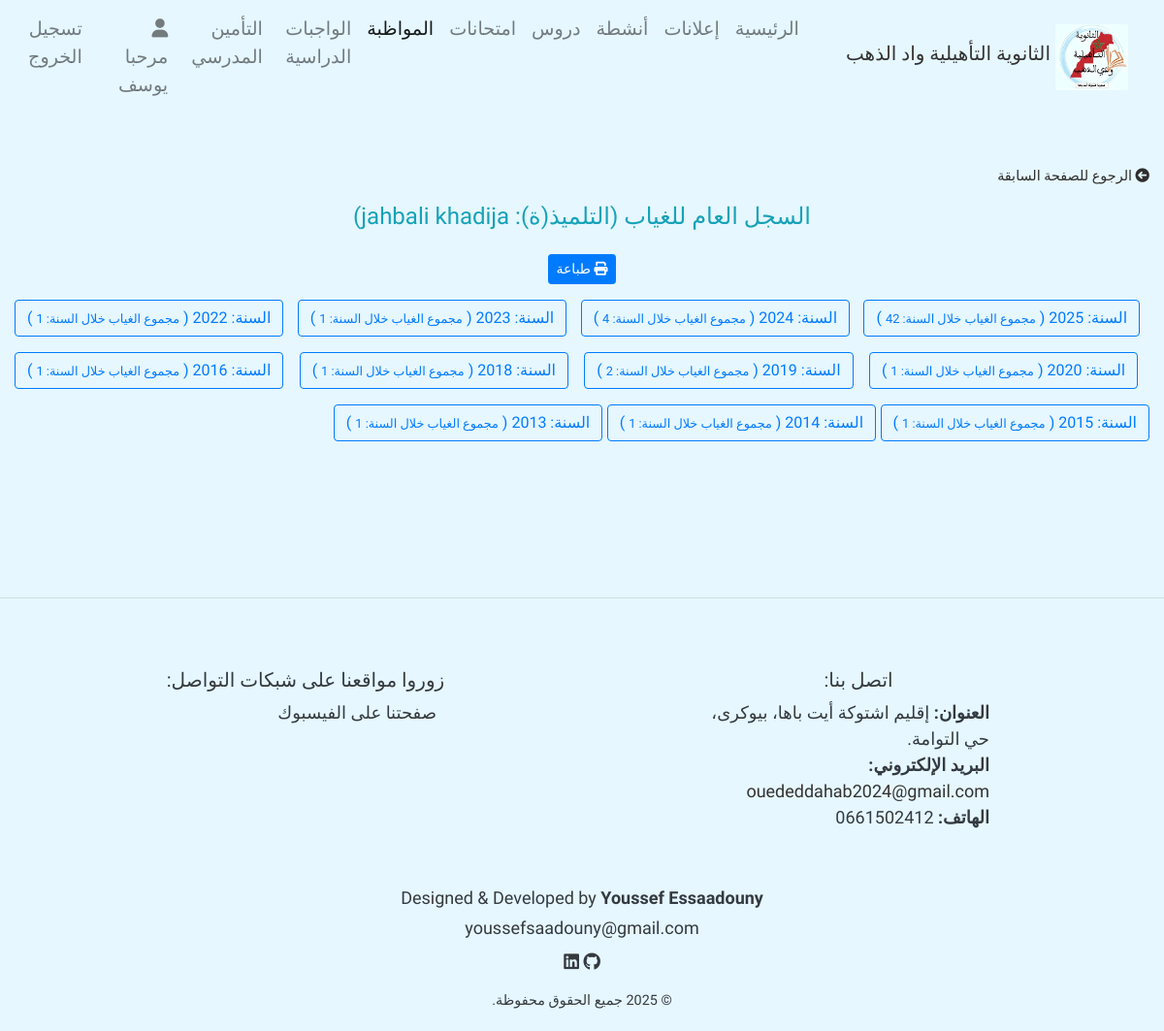
Screenshot of /studentTotalAbsence/12 (signed in) with the database file from the repository.
### home/models.py (models this page shows, shortened)
class UserProfile(models.Model):
    user = models.ForeignKey(User, on_delete = models.CASCADE)
    firstname = models.CharField(max_length = 100)
    lastname = models.CharField(max_length = 100)
    User_Type = models.CharField(max_length = 100, null = True, blank = True)
    email = models.EmailField(null = True, blank=  True)

class Student(models.Model):
    code = models.CharField(max_length = 50, null = True, blank = True)
    prenom = models.CharField(max_length = 50)
    nom = models.CharField(max_length = 50)
    sections = models.ForeignKey(Section, related_name="students", blank = True, null = True, on_delete = models.SET_NULL)
    number_phone = models.CharField(max_length = 14, null = True, blank = True)
    def get_non_justify(self, year, month):
        start_date = datetime(year, month, 1)
        if month == 12:
            end_date = datetime(year + 1, 1, 1)
        else:
            end_date = datetime(year, month + 1, 1)
        return Absence.objects.filter(
            student=self,
            status="غير مبرر",
            dateTime__gte=start_date,
            dateTime__lt=end_date
        ).count()

### home/decorator.py (the view)
        def wrapper_funct(request, *args, **kwargs):
            group = None
            if request.user.groups.exists():
                group = request.user.groups.values_list('name', flat = True)
                if any(g in allowed_roles for g in group) :
                    return view_func(request, *args, **kwargs)
            else:
                return HttpResponse('أنت غير مؤهل لزيارة هذه الصفحة.')

### home/decorator.py (called while the page is built)
def allowed_user(allowed_roles = []):
    def decorator(view_func):
        def wrapper_funct(request, *args, **kwargs):
            group = None
            if request.user.groups.exists():
                group = request.user.groups.values_list('name', flat = True)
                if any(g in allowed_roles for g in group) :
                    return view_func(request, *args, **kwargs)
            else:
                return HttpResponse('أنت غير مؤهل لزيارة هذه الصفحة.')
        return wrapper_funct
    return decorator

### home/models.py (called while the page is built)
    def __str__(self):
        return f' {self.title} من الفترة {self.period} '

### home/templatetags/custom_filter.py (called while the page is built)
@register.filter
def get_item(dictionary, key):
    try:
        if dictionary is not None and key is not None:
            return dictionary.get(key)
    except AttributeError:
        pass
    return None

@register.filter
def get_month(number):
    return ARABIC_MONTHS.get(number)

### templates/pages/attendance/absence/studentTotalAbsence.html (shortened to what this page needs)
{% extends 'base.html' %}
{% load static %}
{% load custom_filter %}
{% block content %}
<div class="container-fluid my-5">
    <div class="mb-3 text-start">
        <a href="{% url 'studentAbsence' student.id %}" class="text-decoration-none" style="color: inherit; font-size: 0.9rem;">
            <i class="fas fa-arrow-circle-left me-1"></i> الرجوع للصفحة السابقة
        </a>
    </div>
    <div class="mb-4 text-center text-info">
        <h4>
            السجل العام للغياب (التلميذ(ة): {{ student.prenom }} {{ student.nom }})
        </h4>
    </div>
    <div class="text-center mb-3">
        <button class="btn btn-sm btn-primary" onclick="window.print()">
            <i class="fas fa-print me-1"></i> طباعة
        </button>
    </div>
    {% for year, absences in grouped_absence.items %}
        <div class="mb-3 d-inline">
            <p class="d-inline-flex gap-1">
                <a class="btn btn-outline-primary" data-toggle="collapse" href="#collapseYear{{ year }}" role="button" aria-expanded="false" aria-controls="collapseYear{{ year }}">
                    السنة: {{ year }} (
                        <small>مجموع الغياب خلال السنة: {% with yearCount|get_item:year as total %}{{ total }}{% endwith %}</small>
                    )
                </a>
            </p>
        </div>
    {% empty %}
        <p class="text-center text-muted">لا توجد بيانات غياب متاحة.</p>
    {% endfor %}
</div>
{% endblock %}

### templates/parts/navbar.html (shortened to what this page needs)
 {% load static %}
 <nav class="navbar navbar-expand-lg navbar-light " style="font-size:medium; font-weight:normal; text-align: right" dir="rtl">
        <a href="/" class="navbar-brand text-center d-flex align-items-center">
            <img src="{% static 'photos/oued-eddahab.jpg' %}" alt="شعار الثانوية التأهيلية واد الذهب  ">
            <h5>الثانوية التأهيلية واد الذهب  </h5>
        </a>
        <div id="navbarContent" class="collapse navbar-collapse justify-content-center">
            <ul class="navbar-nav" style="border-radius:2px; color:#f8f9fa">
                <li class="nav-item {% if request.path == '/' %} active {% endif %} "><a href="/" class="nav-link">  الرئيسية</a></li>
                <li class="nav-item {% if request.resolver_match.url_name == 'announce' or request.resolver_match.url_name == 'add_announce' %} active {% endif %}"><a href="{% url 'announce' %}" class="nav-link">إعلانات</a></li>
                <li class="nav-item {% if request.resolver_match.url_name == 'ShowActivities' or request.resolver_match.url_name == 'add_activity' %} active {% endif %}"><a href="{% url 'ShowActivities' %}" class="nav-link">أنشطة</a></li>
                <li class="nav-item   "><a href=" {% if 'admin' in request.user.groups.all|join:',' or 'teacher' in request.user.groups.all|join:',' or 'general_surveillance' in request.user.groups.all|join:','  %} {% url 'UserCourseList' %} {% else %} {% url 'course_res' %} {% endif %} " class="nav-link">دروس</a></li>
                <li class="nav-item "><a href="{% url 'exams' %}" class="nav-link">امتحانات</a></li>
                {% if 'admin' in request.user.groups.all|join:", " or 'general_surveillance' in request.user.groups.all|join:", " %}
                <li class="nav-item {% if request.path == '/classes/' or request.path == '/ClassStudents/' or request.resolver_match.url_name == 'studentTotalAbsence' or request.resolver_match.url_name == 'studentAbsence' or request.resolver_match.url_name == 'StudentAttendance' or request.resolver_match.url_name == 'ClassStudents' or request.resolver_match.url_name == 'add_reports' or request.resolver_match.url_name == 'studentTotalreports' %} active {% endif %}"><a href="{% url 'classes' %}" class="nav-link seasonsDropdown"> المواظبة </a></li>
                {% endif %}
                {% if 'admin' in request.user.groups.all|join:", " or 'teacher' in request.user.groups.all|join:", "  or 'student' in request.user.groups.all|join:", " %}
                <li class="nav-item "><a href=" {% if 'student' in request.user.groups.all|join:',' %} {% url 'homeWork' %} {% else %} {% url 'UserHomeWorkList' %} {% endif %} " class="nav-link seasonsDropdown"> الواجبات الدراسية</a></li>
                {% endif %}
                {% if 'bursar' in request.user.groups.all|join:", "  %}
                <li class="nav-item {% if request.path == '/add_insurance/' %} active {% endif %}"><a href="{% url 'add_insurance' %}" class="nav-link seasonsDropdown">  التأمين المدرسي</a></li>
                {% endif %}
                {% url 'password_change' as p %}
                {% url 'password_change_done' as d %}
                <li class="nav-item mx-2 {% if request.path == '/UserInfo/' %} active {% endif %}"><a href="{% url 'UserInfo' %}" class="nav-link user" >{% if request.path != p and request.path != d %} <i class="fas fa-user "></i>  مرحبا  {{user_info.firstname}} {% endif %}</a></li>
                <li class="nav-item "><a href="{% url 'signout' %}" class="nav-link out"> تسجيل الخروج  </a></li>
            </ul>
        </div>
    </nav>

### LC_tassegdelt/static/css/style.css (style rules this page uses)
body { background: #e6f7ff; color: #2f2d2d; position: relative; font-size: large; font-family: 'Tajawal' , 'Gupter', 'Marhey', sans-serif !important; direction: rtl; text-align: right; text-align: justify; }
.navbar-brand { display: flex; align-items: center; justify-content: center; }
.navbar-brand img { max-width: 75px; margin: 5px; border-radius: 2px; }
.navbar-brand h5 { color: #333333; font-family: 'Reem Kufi Fun'; }
.nav-link, .nav-link:visited { font-size: larger; color: #f8f9fa; }
.nav-item { font-family: 'Reem Kufi Fun'; }
@media (min-width: 576px) { .navbar-brand { flex-direction: row; } }
@media (min-width: 576px) { .navbar-brand img { max-width: 75px; margin: 5px; } }

### rows the page displays
UserProfile: firstname "يوسف"
Student: prenom "jahbali", nom "khadija"

### other values shown
{{ total }} "42" "4" "1" "1" "1" "2" "1" "1" "1" "1" "1"
